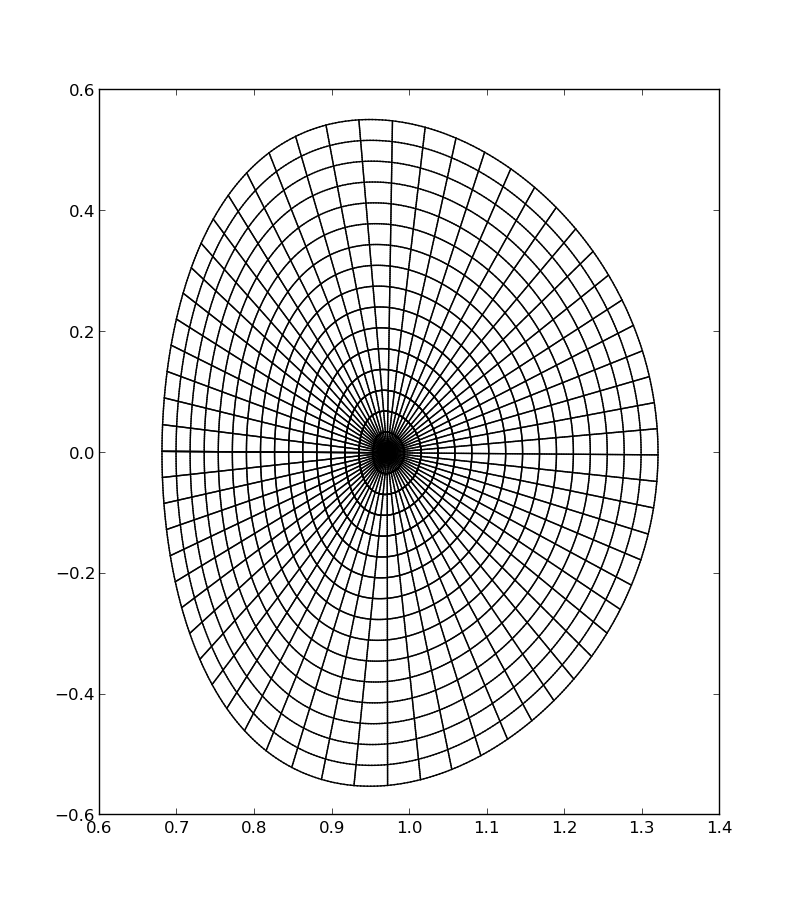

Generate this figure with Python:
import matplotlib.pyplot    as plt
import numpy                as np

execfile('ex5.py')

geo = geo_f.polarExtrude()
t = np.linspace(0.,1.,15+2)[1:-1]
geo.refine(list_t=[t,None])

geo.plotMesh()
plt.show()
